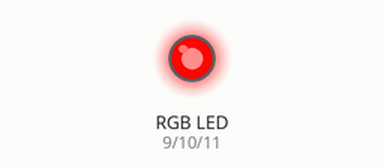
Recording of a sketch running on a simulated Arduino Uno, built with avr-gcc and run on an emulated ATmega328P. On the bench: an RGB LED mixed from three pins (HIGH = lit). Dim RGB values are drawn brighter than linear; what the sketch prints to the serial monitor is not drawn.

Above: at 0.05 s.
At 0.75 s:
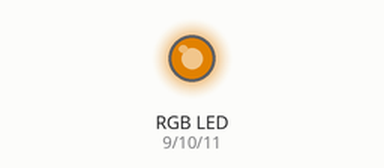
At 1.45 s:
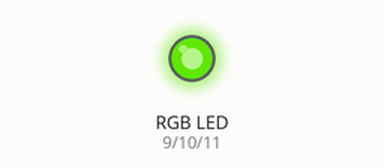
At 2.9 s:
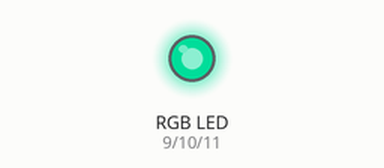
At 4.3 s:
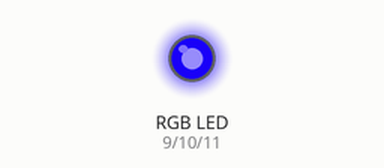
At 5.75 s:
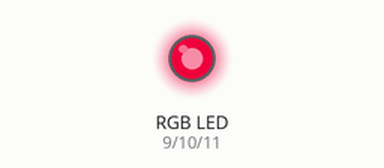
Timing chart, 0 to 8.0 s (numbered marks = the images above):
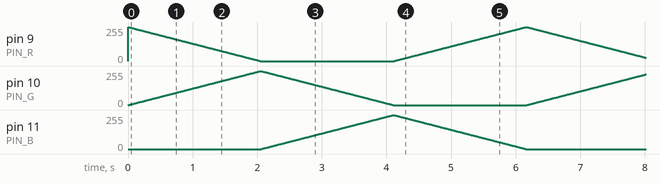

The sketch:

15_LED_RGB.ino
```cpp
/*
 * =====================================================================
 *  Arduino Lab Nexus v6.1.0 STABLE  -  LED RGB
 * =====================================================================
 *  Explication : Cycle de couleurs sur une LED RGB cathode commune (PWM).
 *  Carte       : Arduino UNO / Nano (ATmega328P) - compatible Mega
 *  Moniteur    : 9600 bauds
 *
 *  Câblage :
 *   Arduino D9     -> R via 220 ohms
 *   Arduino D10    -> G via 220 ohms
 *   Arduino D11    -> B via 220 ohms
 *   Arduino GND    -> Cathode commune
 *
 *  Bibliothèques requises (arduino-cli lib install "...") : aucune
 * =====================================================================
 */
// @libs:

const uint8_t PIN_R = 9, PIN_G = 10, PIN_B = 11;

void couleur(uint8_t r, uint8_t g, uint8_t b) {
  analogWrite(PIN_R, r); analogWrite(PIN_G, g); analogWrite(PIN_B, b);
}

void setup() {
  pinMode(PIN_R, OUTPUT); pinMode(PIN_G, OUTPUT); pinMode(PIN_B, OUTPUT);
  Serial.begin(9600);
  Serial.println(F("[15] LED RGB prete"));
}

void loop() {
  // Fondu arc-en-ciel : rouge -> vert -> bleu -> rouge
  for (int i = 0; i < 256; i++) { couleur(255 - i, i, 0); delay(8); }
  for (int i = 0; i < 256; i++) { couleur(0, 255 - i, i); delay(8); }
  for (int i = 0; i < 256; i++) { couleur(i, 0, 255 - i); delay(8); }
}
```
